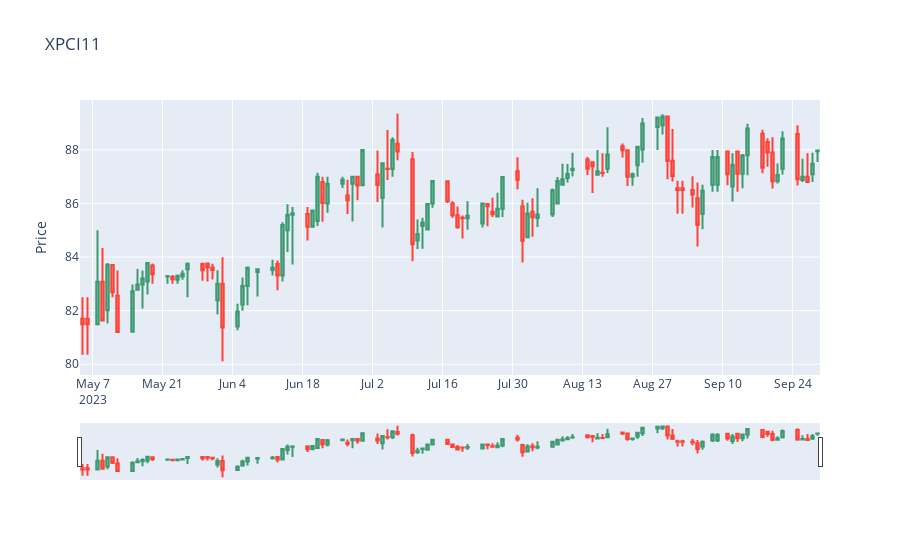
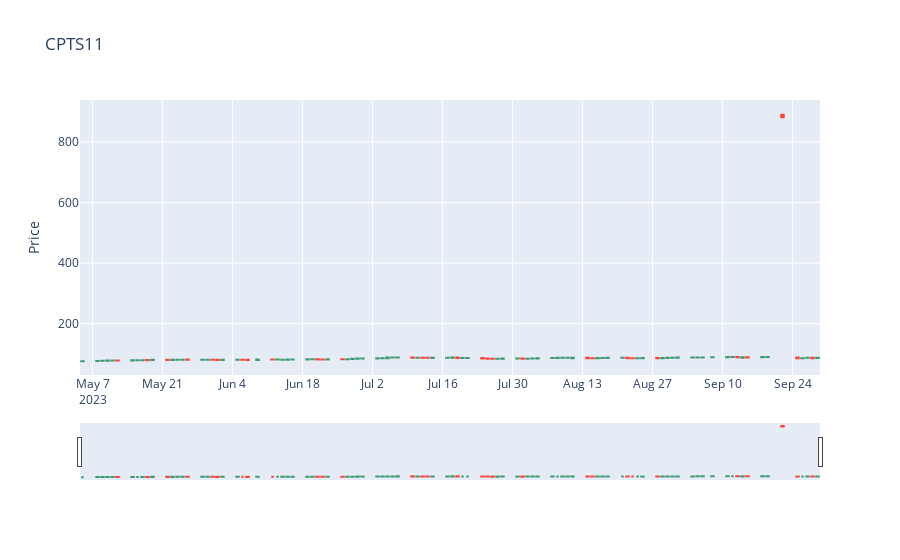
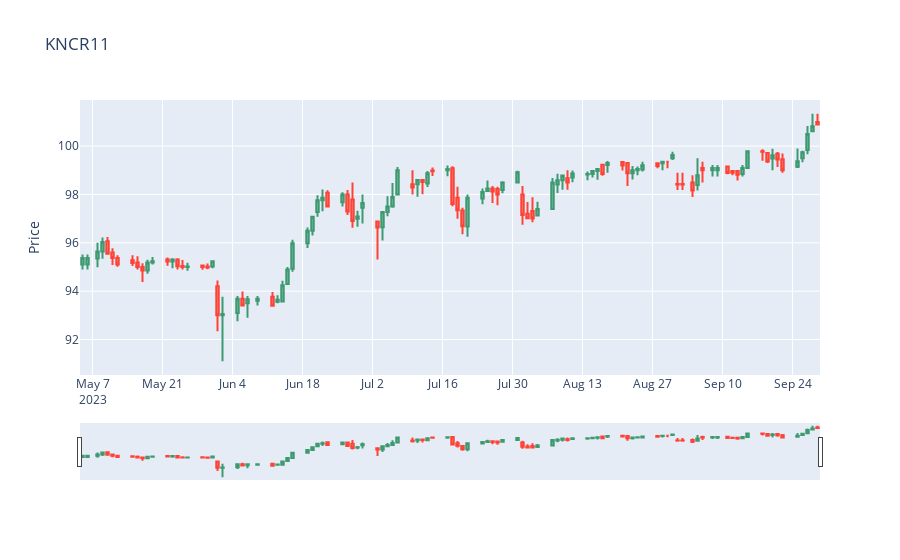
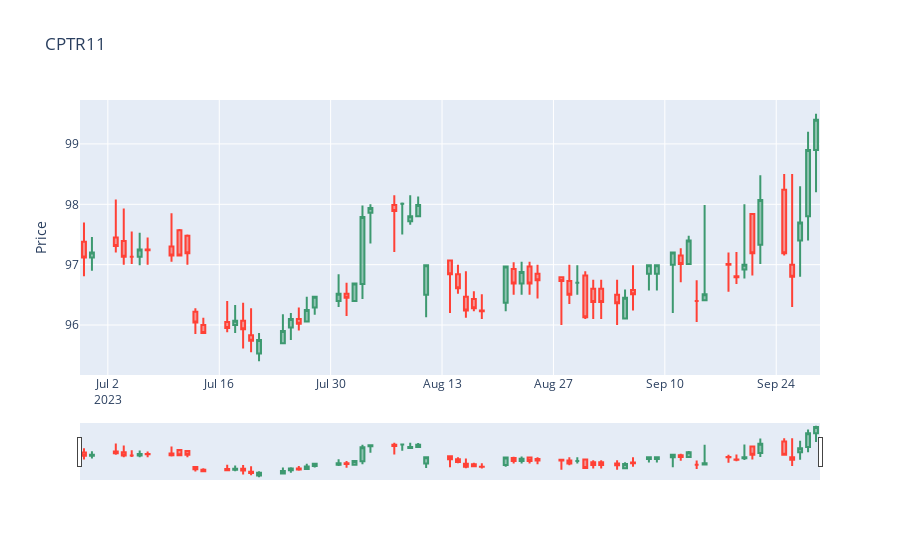

Notebook code for these charts, in order:
### Code cell
plot_candlestick_chart(XPCI11, "XPCI11")
plot_candlestick_chart(CPTS11, "CPTS11")
plot_candlestick_chart(KNCR11, "KNCR11")
plot_candlestick_chart(CPTR11, "CPTR11")
plot_candlestick_chart(HABT11, "HABT11")
plot_candlestick_chart(ITUB4, "ITUB4")
plot_candlestick_chart(PETR4, "PETR4")
plot_candlestick_chart(XPCI11, "XPCI11", True)
plot_candlestick_chart(CPTS11, "CPTS11", True)
plot_candlestick_chart(KNCR11, "KNCR11", True)
plot_candlestick_chart(CPTR11, "CPTR11", True)
plot_candlestick_chart(HABT11, "HABT11", True)
plot_candlestick_chart(ITUB4, "ITUB4", True)
plot_candlestick_chart(PETR4, "PETR4", True)
a = merge(ITUB4, PETR4)
b = merge(a, KNCR11)
c = merge(CPTS11, b)
d = merge(XPCI11, c)
e = merge(CPTR11, d)
tudao = merge(HABT11, e)
plot_candlestick_chart(tudao, "TUDAO", True)
